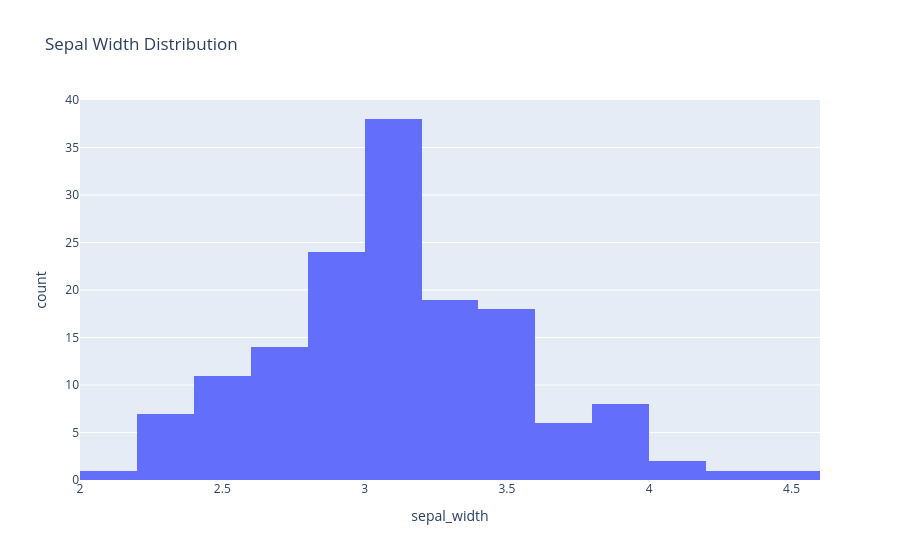

Notebook source saved alongside this figure:
### Code cell
df=px.data.iris()
 
#histogram
fig=px.histogram(df,x='sepal_width',nbins=20,title='Sepal Width Distribution')
fig.show()

### Figure 1 — Plotly figure (JSON) as saved in the notebook; plotly's stock layout.template omitted (floating-point values rounded to 4 significant figures; data arrays with more than 128 entries replaced by an {"elided": "..."} marker saying what was removed)
{"data": [{"bingroup": "x", "hovertemplate": "sepal_width=%{x}<br>count=%{y}<extra></extra>", "legendgroup": "", "marker": {"color": "#636efa", "pattern": {"shape": ""}}, "name": "", "nbinsx": 20, "orientation": "v", "showlegend": false, "type": "histogram", "x": {"elided": "150 float values"}, "xaxis": "x", "yaxis": "y"}], "layout": {"barmode": "relative", "legend": {"tracegroupgap": 0}, "title": {"text": "Sepal Width Distribution"}, "xaxis": {"anchor": "y", "domain": [0, 1], "title": {"text": "sepal_width"}}, "yaxis": {"anchor": "x", "domain": [0, 1], "title": {"text": "count"}}}}
